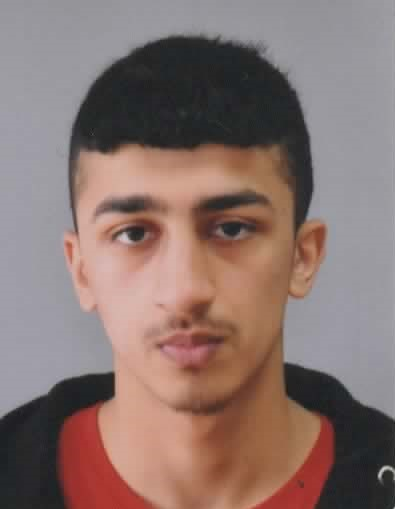
#> input picture 001.jpg, 395 x 509 px
$ jupyter execute FacialRecognition-Images-Old.ipynb
#> lines starting #> are read from the running program, lines starting #| are printed output that depends on the picture; after the words box and inside, x2 and y2 are one past the last pixel; in counts of white or black regions, pixels touching at a corner belong together
[cell 1]
import sys
sys.path.append('C:/Users/Danyal/AppData/Local/Programs/Python/Python39/Lib/site-packages')
import cv2
print(cv2.__version__)

[cell 2]
# Get user supplied values
imagePath = sys.argv[1]
cascPath = sys.argv[2]

# Create the haar cascade
faceCascade = cv2.CascadeClassifier(cv2.data.haarcascades + 'haarcascade_frontalface_default.xml')

# Read the image
image = cv2.imread('001.jpg')
#> image is the input picture: shape (509, 395, 3); mean B, G, R 110.9, 115.7, 137.4
gray = cv2.cvtColor(image, cv2.COLOR_BGR2GRAY)
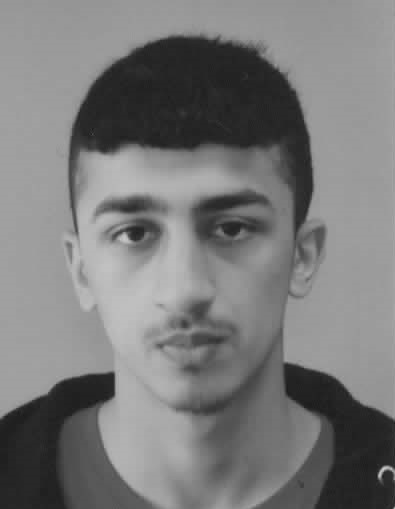
#> gray: shape (509, 395); min 23, max 202, mean 121.6
#gray = cv2.cvtColor(image, cv2.IMREAD_GRAYSCALE)

# Detect faces in the image
faces = (faceCascade.detectMultiScale(
    gray,
    scaleFactor=1.1,
    minNeighbors=5,
    minSize=(30, 30),
    flags=cv2.CASCADE_SCALE_IMAGE)
)
#> faces = [[41, 120, 284, 284]]

print ("Found {0} faces!".format(len(faces)))
#| Found 1 faces!

# Draw a rectangle around the faces
for (x, y, w, h) in faces:
    cv2.rectangle(image, (x, y), (x+w, y+h), (0, 255, 0), 2)
#> this loop made 1 pass
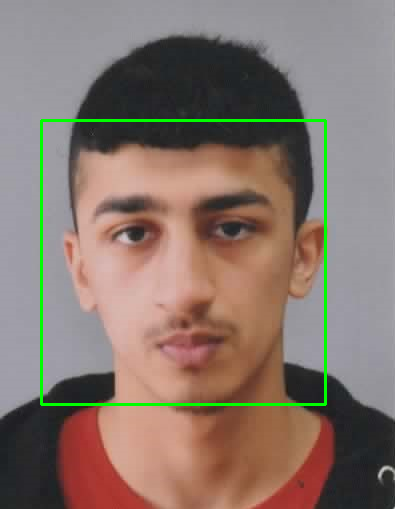
#> image: shape (509, 395, 3); 1.69% of pixels changed, all inside (x1, y1, x2, y2) = (40, 119, 327, 406)

cv2.imshow("Faces found", image)
cv2.waitKey(0)
#> Out = 27
